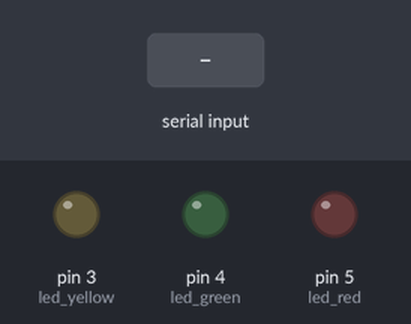
The sketch below on a simulated Arduino Uno, built with avr-gcc and run on an emulated ATmega328P. On the bench: output pins drawn as LEDs (lit = HIGH). Inputs (shaded band) come from the test bench.

Above: at 1.2 s.
1.3 s: "E." received over Serial
At 1.7 s:
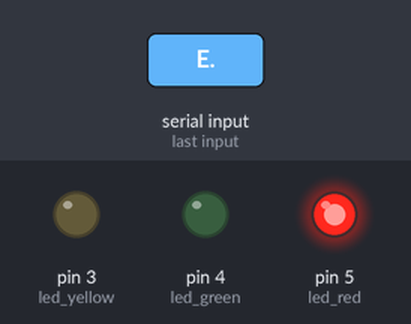
At 2.7 s:
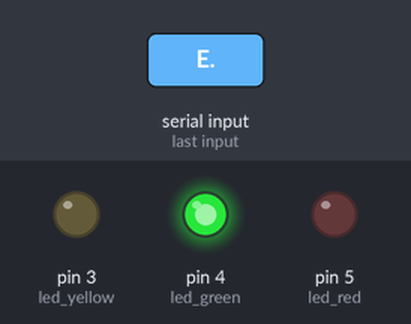
Timing chart, 0 to 5.3 s (numbered marks = the images above; inputs shaded):
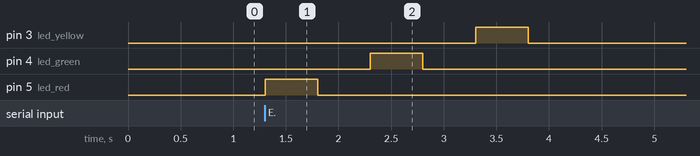

Measured:
- after the input at 1.3 s, pin 3 (led_yellow): LOW → HIGH after 2.0 s, → LOW 0.50 s later; pin 4 (led_green): LOW → HIGH after 1.0 s, → LOW 0.50 s later; pin 5 (led_red): LOW → HIGH at once, → LOW 0.50 s later

The sketch:

TP1EJ1.ino
```cpp
/* 1. Conectar 3 leds (rojo, verde y amarillo) y hacer que se prendan 2 segundos cada uno secuencialmente, mientras uno esta encendido los demás deberán estar apagados.*/


void setup() {
  Serial.begin(9600);
  pinMode(5, OUTPUT);//led red
  pinMode(4, OUTPUT);//led green
  pinMode(3, OUTPUT);//led yellow
}

void loop() {
  if (Serial.available()>0){
    String valor = Serial.readStringUntil('.');
    if(valor == "E"){
      digitalWrite(5, HIGH);
      delay(500);
      digitalWrite(5, LOW);
      delay(500);
      digitalWrite(4, HIGH);
      delay(500);
      digitalWrite(4, LOW);
      delay(500);
      digitalWrite(3, HIGH);
      delay(500);
      digitalWrite(3, LOW);
      delay(500);
    }
  }
}
```
